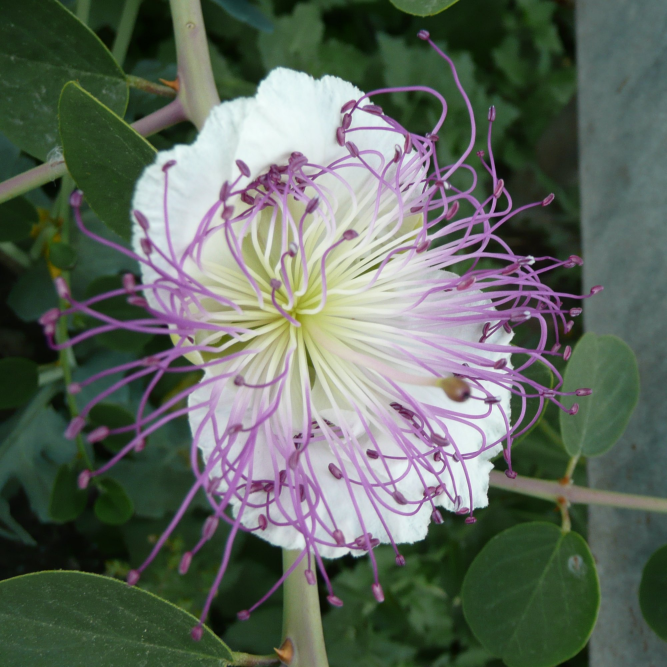
#> input picture pillow/flower_movie/flower.jpg, 2000 x 2000 px (shown at 1/3 size)
$ python flower_movie.py
#> lines starting #> are read from the running program, lines starting #| are printed output that depends on the picture

from PIL import Image, ImageDraw, ImageFont, ImageFilter
import random


NPIECES = 25  # 16
EDGEWIDTH = 16  # 25
VEC_GROWTH = 1.020  # 1.03
PHASE1_FRAMES = 250
PHASE2_FRAMES = 100


def create_pieces(filename):
    """
    Takes a picture and dissects it into NPIECES**2
    smaller images
    """
#> called with filename = 'flower.jpg'
    flower = Image.open(filename, 'r')
#> flower is the input picture: PIL image 2000x2000 RGB; mean R, G, B 96, 104.3, 94.6
    flower = flower.resize((NPIECES * EDGEWIDTH, NPIECES * EDGEWIDTH))
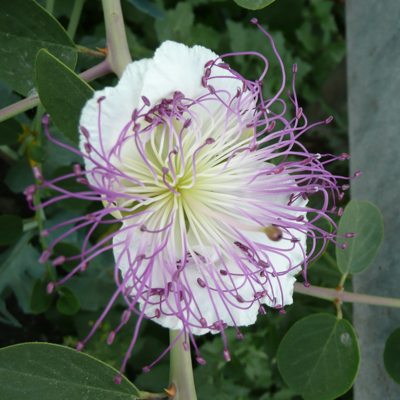
#> flower: PIL image 400x400 RGB; mean R, G, B 96, 104.3, 94.6

    pieces = []
    positions = []
    for x in range(NPIECES):
        for y in range(NPIECES):
            copy = flower.copy()
            piece = copy.crop((x * EDGEWIDTH, y * EDGEWIDTH,
                              (x + 1) * EDGEWIDTH, (y + 1) * EDGEWIDTH))
            pieces.append(piece)
            positions.append((x * EDGEWIDTH, y * EDGEWIDTH))
#> after the loop, pieces = 625 items; positions = 625 pairs, first value 0 to 384, second value 0 to 384
    return pieces, positions


def increment():
    """Returns a random number from +-0.1 .. 1.1"""
    inc = random.random() + 0.1
    if random.random() > 0.5:
        return -inc
    return inc


def randvec():
    """Returns a random (x, y) vector"""
    return increment(), increment()


def create_image(pieces, positions):
    """Assembles all small pieces to a big image"""
    img = Image.new("RGB", (NPIECES * EDGEWIDTH, NPIECES * EDGEWIDTH))
    for pc, pos in zip(pieces, positions):
        img.paste(pc, pos)
    return img


def move_pieces(positions, vectors):
    """modifies positions of images"""
    new_pos = []
    for pos, vec in zip(positions, vectors):
        new_pos.append((pos[0] + int(vec[0]), pos[1] + int(vec[1])))
    return new_pos
    # TODO: this would be much easier with pandas!!!


def increase_vectors(vectors):
    """accelerate so that pieces move faster in earlier frames"""
    new_vecs = []
    for vec in vectors:
        new_vecs.append((vec[0]*VEC_GROWTH, vec[1]*VEC_GROWTH))
    return new_vecs


if __name__ == '__main__':
    pcs, pos = create_pieces('flower.jpg')
#> pcs = 625 items; pos has the same summary as positions in create_pieces
    vecs = [randvec() for i in pos]
#> vecs = 625 pairs, first value -1.1 to 1.1, second value -1.1 to 1.1

    # writing standstill frames at the end.
    img = create_image(pcs, pos)
#> in create_image, `img = Image.new("RGB", (NPIECES * EDGEWIDTH, NPIECES * EDGEWIDTH))`: img: PIL image 400x400 RGB; every value is 0
#> the loop in create_image, `for pc, pos in zip(pieces, positions):` made 625 passes
#> pos on passes 1 to 3: (0, 0), (0, 16), (0, 32)
    for iframe in range(PHASE1_FRAMES, PHASE1_FRAMES + PHASE2_FRAMES):
        img.save('out/frame_{:04d}.png'.format(iframe))

    # writing gradually dissipating frames
    for iframe in range(PHASE1_FRAMES, 0, -1):
        img = create_image(pcs, pos)
        img.save('out/frame_{:04d}.png'.format(iframe))
        pos = move_pieces(pos, vecs)
        vecs = increase_vectors(vecs)
#> this loop made 250 passes
#> pass 2, `img = create_image(pcs, pos)`:
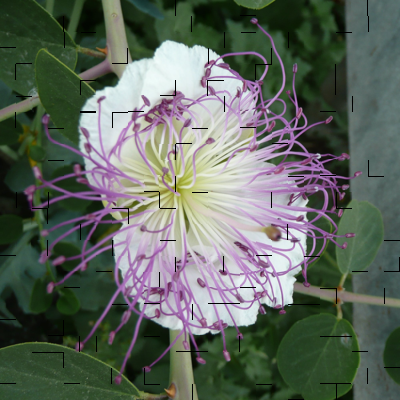
#> img: PIL image 400x400 RGB; mean R, G, B 94.9, 103.1, 93.5
#> pass 3, `img = create_image(pcs, pos)`:
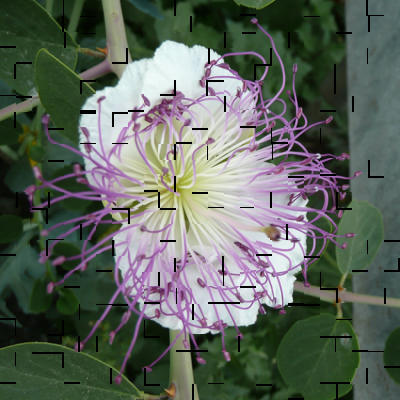
#> img: PIL image 400x400 RGB; mean R, G, B 93.5, 101.6, 92.2
#> after the loop, pos = 625 pairs, first value -7479 to 7861, second value -7545 to 7917; vecs = 625 pairs, first value -154.7 to 154.9, second value -155.4 to 155.4
